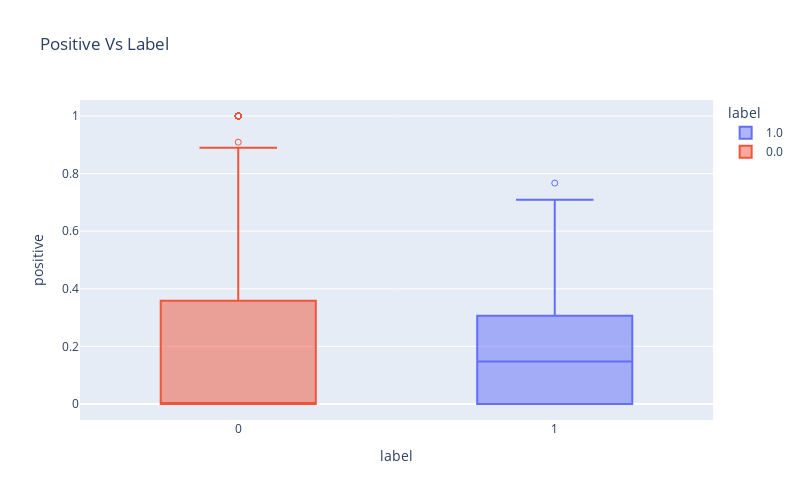

Notebook code for this chart:
### Code cell
px.box(student_depression, 
       x="label",
       y="positive",
       color="label",
       points="suspectedoutliers",
       title="Positive Vs Label",
       width = 800,
       height=500)

### Figure 1 — Plotly figure (JSON) as saved in the notebook; plotly's stock layout.template omitted (floating-point values rounded to 4 significant figures; data arrays with more than 128 entries replaced by an {"elided": "..."} marker saying what was removed)
{"data": [{"alignmentgroup": "True", "boxpoints": "suspectedoutliers", "hovertemplate": "label=%{x}<br>positive=%{y}<extra></extra>", "legendgroup": "1.0", "marker": {"color": "#636efa"}, "name": "1.0", "notched": false, "offsetgroup": "1.0", "orientation": "v", "showlegend": true, "type": "box", "x": {"elided": "730 int values"}, "x0": " ", "xaxis": "x", "y": {"elided": "730 float values"}, "y0": " ", "yaxis": "y"}, {"alignmentgroup": "True", "boxpoints": "suspectedoutliers", "hovertemplate": "label=%{x}<br>positive=%{y}<extra></extra>", "legendgroup": "0.0", "marker": {"color": "#EF553B"}, "name": "0.0", "notched": false, "offsetgroup": "0.0", "orientation": "v", "showlegend": true, "type": "box", "x": {"elided": "6240 int values"}, "x0": " ", "xaxis": "x", "y": {"elided": "6240 float values"}, "y0": " ", "yaxis": "y"}], "layout": {"boxmode": "overlay", "height": 500, "legend": {"title": {"text": "label"}, "tracegroupgap": 0}, "title": {"text": "Positive Vs Label"}, "width": 800, "xaxis": {"anchor": "y", "categoryarray": [1, 0], "categoryorder": "array", "domain": [0, 1], "title": {"text": "label"}}, "yaxis": {"anchor": "x", "domain": [0, 1], "title": {"text": "positive"}}}}
